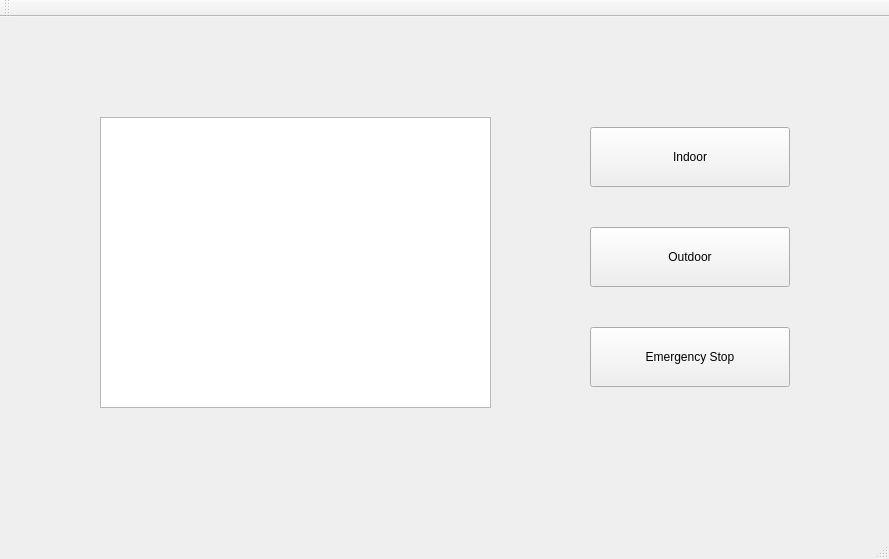
<?xml version="1.0" encoding="UTF-8"?>
<ui version="4.0">
 <class>MainWindow</class>
 <widget class="QMainWindow" name="MainWindow">
  <property name="geometry">
   <rect>
    <x>0</x>
    <y>0</y>
    <width>889</width>
    <height>559</height>
   </rect>
  </property>
  <property name="windowTitle">
   <string>MainWindow</string>
  </property>
  <widget class="QWidget" name="centralWidget">
   <widget class="QPushButton" name="indoor">
    <property name="geometry">
     <rect>
      <x>590</x>
      <y>110</y>
      <width>200</width>
      <height>60</height>
     </rect>
    </property>
    <property name="text">
     <string>Indoor</string>
    </property>
   </widget>
   <widget class="QPushButton" name="outdoor">
    <property name="geometry">
     <rect>
      <x>590</x>
      <y>210</y>
      <width>200</width>
      <height>60</height>
     </rect>
    </property>
    <property name="text">
     <string>Outdoor</string>
    </property>
   </widget>
   <widget class="QPushButton" name="stop">
    <property name="geometry">
     <rect>
      <x>590</x>
      <y>310</y>
      <width>200</width>
      <height>60</height>
     </rect>
    </property>
    <property name="text">
     <string>Emergency Stop</string>
    </property>
   </widget>
   <widget class="QGraphicsView" name="graphicsView">
    <property name="geometry">
     <rect>
      <x>100</x>
      <y>100</y>
      <width>391</width>
      <height>291</height>
     </rect>
    </property>
   </widget>
  </widget>
  <widget class="QMenuBar" name="menuBar">
   <property name="geometry">
    <rect>
     <x>0</x>
     <y>0</y>
     <width>889</width>
     <height>22</height>
    </rect>
   </property>
  </widget>
  <widget class="QToolBar" name="mainToolBar">
   <attribute name="toolBarArea">
    <enum>TopToolBarArea</enum>
   </attribute>
   <attribute name="toolBarBreak">
    <bool>false</bool>
   </attribute>
  </widget>
  <widget class="QStatusBar" name="statusBar"/>
 </widget>
 <layoutdefault spacing="6" margin="11"/>
 <resources/>
 <connections/>
</ui>
